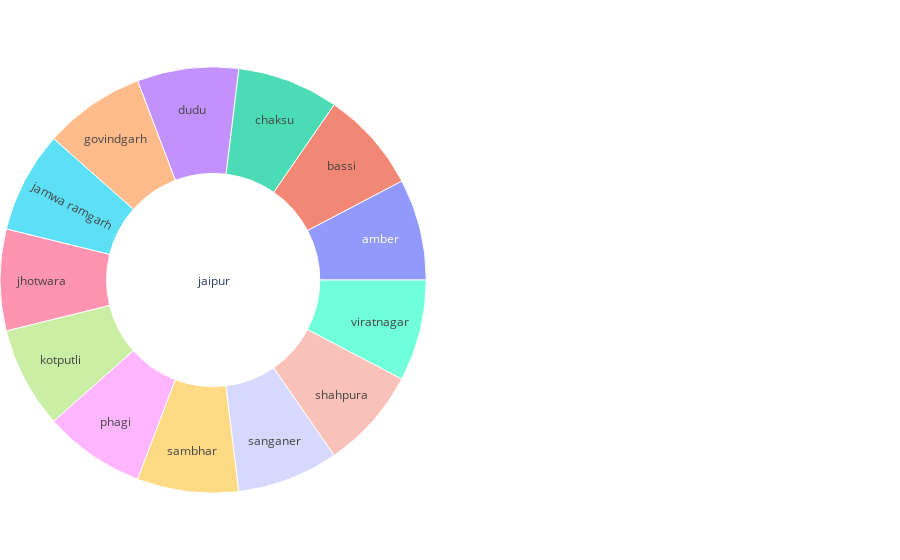

This figure's notebook cell:
### Code cell
fig=go.Figure()
fig.add_trace(
    go.Sunburst(
        labels=labels,
        parents=parents
    )
)
fig.update_layout(
    grid= dict(columns=2, rows=1),
    margin = dict(t=0, l=0, r=0, b=0)
)
fig.show()

### Figure 1 — Plotly figure (JSON) as saved in the notebook; plotly's stock layout.template omitted (floating-point values rounded to 4 significant figures)
{"data": [{"labels": ["amber", "bassi", "chaksu", "dudu", "govindgarh", "jamwa ramgarh", "jhotwara", "kotputli", "phagi", "sambhar", "sanganer", "shahpura", "viratnagar"], "parents": ["jaipur", "jaipur", "jaipur", "jaipur", "jaipur", "jaipur", "jaipur", "jaipur", "jaipur", "jaipur", "jaipur", "jaipur", "jaipur"], "type": "sunburst"}], "layout": {"autosize": true, "grid": {"columns": 2, "rows": 1}, "margin": {"b": 0, "l": 0, "r": 0, "t": 0}}}
